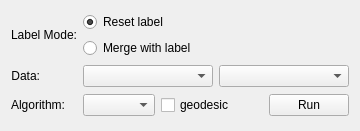
<?xml version="1.0" encoding="UTF-8"?>
<ui version="4.0">
 <class>GraphSegWidget</class>
 <widget class="QWidget" name="GraphSegWidget">
  <property name="geometry">
   <rect>
    <x>0</x>
    <y>0</y>
    <width>360</width>
    <height>131</height>
   </rect>
  </property>
  <property name="windowTitle">
   <string>Form</string>
  </property>
  <layout class="QGridLayout" name="gridLayout">
   <item row="0" column="0">
    <widget class="QLabel" name="label_25">
     <property name="sizePolicy">
      <sizepolicy hsizetype="Fixed" vsizetype="Fixed">
       <horstretch>0</horstretch>
       <verstretch>0</verstretch>
      </sizepolicy>
     </property>
     <property name="text">
      <string>Label Mode:</string>
     </property>
     <property name="alignment">
      <set>Qt::AlignRight|Qt::AlignTrailing|Qt::AlignVCenter</set>
     </property>
    </widget>
   </item>
   <item row="0" column="1" colspan="2">
    <layout class="QVBoxLayout" name="verticalLayout">
     <item>
      <widget class="QRadioButton" name="resetLabelRadio">
       <property name="toolTip">
        <string extracomment="Set the current label to the segmentation result."/>
       </property>
       <property name="text">
        <string>Reset label</string>
       </property>
       <property name="checked">
        <bool>true</bool>
       </property>
      </widget>
     </item>
     <item>
      <widget class="QRadioButton" name="mergeLabelRadio">
       <property name="toolTip">
        <string extracomment="Add the segmentation result to the current label."/>
       </property>
       <property name="text">
        <string>Merge with label</string>
       </property>
      </widget>
     </item>
    </layout>
   </item>
   <item row="1" column="0">
    <widget class="QLabel" name="label_24">
     <property name="sizePolicy">
      <sizepolicy hsizetype="Fixed" vsizetype="Fixed">
       <horstretch>0</horstretch>
       <verstretch>0</verstretch>
      </sizepolicy>
     </property>
     <property name="text">
      <string>Data:</string>
     </property>
     <property name="alignment">
      <set>Qt::AlignRight|Qt::AlignTrailing|Qt::AlignVCenter</set>
     </property>
    </widget>
   </item>
   <item row="1" column="1">
    <widget class="QComboBox" name="graphsegSourceBox">
     <property name="sizePolicy">
      <sizepolicy hsizetype="MinimumExpanding" vsizetype="Fixed">
       <horstretch>0</horstretch>
       <verstretch>0</verstretch>
      </sizepolicy>
     </property>
     <property name="toolTip">
      <string>segmentation data source</string>
     </property>
    </widget>
   </item>
   <item row="1" column="2">
    <widget class="QComboBox" name="graphsegSimilarityBox">
     <property name="sizePolicy">
      <sizepolicy hsizetype="MinimumExpanding" vsizetype="Fixed">
       <horstretch>0</horstretch>
       <verstretch>0</verstretch>
      </sizepolicy>
     </property>
    </widget>
   </item>
   <item row="2" column="0">
    <widget class="QLabel" name="label_23">
     <property name="sizePolicy">
      <sizepolicy hsizetype="Fixed" vsizetype="Fixed">
       <horstretch>0</horstretch>
       <verstretch>0</verstretch>
      </sizepolicy>
     </property>
     <property name="text">
      <string>Algorithm:</string>
     </property>
     <property name="alignment">
      <set>Qt::AlignRight|Qt::AlignTrailing|Qt::AlignVCenter</set>
     </property>
    </widget>
   </item>
   <item row="2" column="1" colspan="2">
    <layout class="QHBoxLayout" name="horizontalLayout_2">
     <item>
      <widget class="QComboBox" name="graphsegAlgoBox">
       <property name="sizePolicy">
        <sizepolicy hsizetype="MinimumExpanding" vsizetype="Fixed">
         <horstretch>0</horstretch>
         <verstretch>0</verstretch>
        </sizepolicy>
       </property>
       <property name="toolTip">
        <string>segmentation algorithm</string>
       </property>
      </widget>
     </item>
     <item>
      <widget class="QCheckBox" name="graphsegGeodCheck">
       <property name="toolTip">
        <string>use geodesic weights</string>
       </property>
       <property name="text">
        <string>geodesic</string>
       </property>
      </widget>
     </item>
     <item>
      <spacer name="horizontalSpacer">
       <property name="orientation">
        <enum>Qt::Horizontal</enum>
       </property>
       <property name="sizeHint" stdset="0">
        <size>
         <width>40</width>
         <height>20</height>
        </size>
       </property>
      </spacer>
     </item>
     <item>
      <widget class="QPushButton" name="graphsegGoButton">
       <property name="toolTip">
        <string>run segmentation</string>
       </property>
       <property name="text">
        <string>Run</string>
       </property>
       <property name="icon">
        <iconset resource="../gerbil.qrc">
         <normaloff>:/toolbar/run</normaloff>:/toolbar/run</iconset>
       </property>
       <property name="iconSize">
        <size>
         <width>16</width>
         <height>16</height>
        </size>
       </property>
      </widget>
     </item>
    </layout>
   </item>
  </layout>
 </widget>
 <resources>
  <include location="../gerbil.qrc"/>
 </resources>
 <connections/>
</ui>
